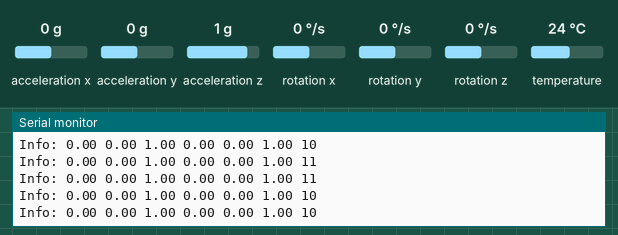
Simulated run of this sketch. Board: Arduino Uno, built with avr-gcc and run on an emulated ATmega328P. Parts: the last lines printed to the serial monitor. Wiring (inferred from the names in the program): MPU-6050 motion sensor at I2C address 0x68. The test bench sets the inputs (shaded band); at power-on: acceleration x 0 g, acceleration y 0 g, acceleration z 1 g, rotation x 0 °/s, rotation y 0 °/s, rotation z 0 °/s, temperature 24 °C.

Above: at 1.8 s.
1.9 s: acceleration x set to -0.2 g
At 2.8 s:
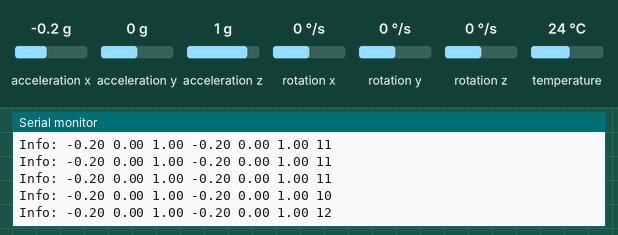
4.9 s: acceleration y set to -0.2 g
At 5.7 s:
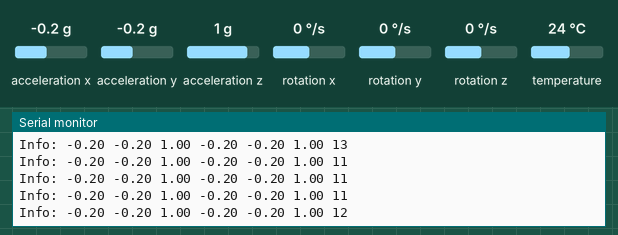
7.9 s: acceleration z set to 0.1 g
At 8.8 s:
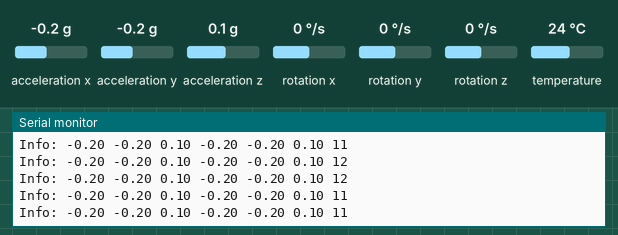
10.9 s: acceleration z set to -0.2 g
At 11.6 s:
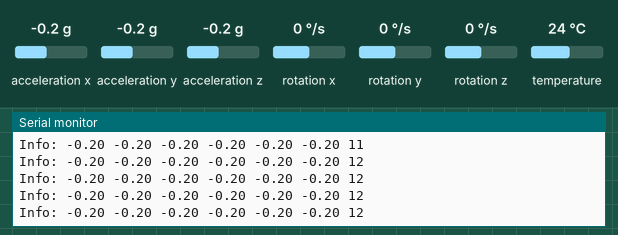
Timing chart, 0 to 13.9 s (numbered marks = the images above; inputs shaded):
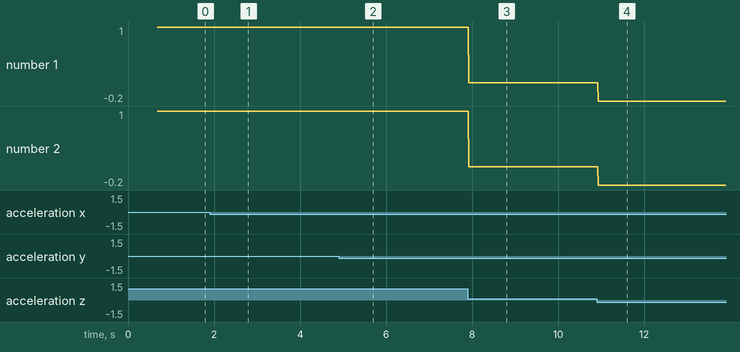

Measured:
- after the input at 1.9 s, the serial monitor: prints a new line at once (image 1)
- after the input at 4.9 s, the serial monitor: prints a new line at once (image 2)
- after the input at 7.9 s, the serial monitor: prints a new line at once (image 3)
- after the input at 10.9 s, the serial monitor: prints a new line at once (image 4)
- plotted number 1: 1 → 0.1 after the input at 7.9 s
- plotted number 2: 1 → 0.1 after the input at 7.9 s

The sketch:

IMU.ino
```cpp
#include "IMU.h"
#include <Wire.h>

#define BAUDRATE (38400)
#define COMPLIMENTARY_FILTER_TIME_CONSTANT (0.8f) //Not calculated just a guess from online research

IMU imu;

void(* resetFunc) (void) = 0;

void setup()
{
    Serial.begin(BAUDRATE);
    Wire.begin();

    if(!imu.Initialize(COMPLIMENTARY_FILTER_TIME_CONSTANT))
    {
        Serial.println("IMU Initialization Failure");
        resetFunc();
    }
}

void loop()
{
    if(imu.Update())
    {
        //Serial.print("Info: "); Serial.print(imu.GetYaw()); Serial.print(" "); Serial.print(imu.GetPitch()); Serial.print(" "); Serial.println(imu.GetRoll());
        Serial.print("Info: "); Serial.print(imu.GetAccelX()); Serial.print(" "); Serial.print(imu.GetAccelY()); Serial.print(" "); Serial.print(imu.GetAccelZ()); Serial.print(" ");
        Serial.print(imu.GetFilteredAccelX()); Serial.print(" "); Serial.print(imu.GetFilteredAccelY()); Serial.print(" "); Serial.print(imu.GetFilteredAccelZ()); Serial.print(" ");
        Serial.println(imu.GetDeltaT());
    }
}
```

IMU.h
```cpp
// (licence header left out)
 /*
 IMPORTANT and TODO: The fastest a single IMU can output raw data is at 200 Hz. This may be sufficient
 and likely not to be fixed. But keep in mind that that the data rate at post processing will always
 be less than 200 Hz.
 */
 #include <stdint.h>

 class IMU {
    public:
        IMU();

        int Initialize(float timeConstant); //return true for success. Program should be halted or throw an error upon failure.
        int Initialize(float timeConstant, uint8_t address);
        int Update();

        float GetQuaternion0();
        float GetQuaternion1();
        float GetQuaternion2();
        float GetQuaternion3();
        float GetAccelX();
        float GetAccelY();
        float GetAccelZ();
        float GetFilteredAccelX();
        float GetFilteredAccelY();
        float GetFilteredAccelZ();
        float GetGyroX();
        float GetGyroY();
        float GetGyroZ();
        float GetYaw();
        float GetPitch();
        float GetRoll();
        uint32_t GetDeltaT();

    private:

        int8_t _address; //I2C device's address
        float _yaw, _pitch, _roll; //orientation angle in degrees
        int16_t _accelCount[3];  // Stores the 16-bit signed accelerometer sensor output
        float _a[3];       // Stores the real accel value in g's
        float _aPrevious[3];
        float _aFiltered[3];
        int16_t _gyroCount[3];   // Stores the 16-bit signed gyro sensor output
        float _gx, _gy, _gz;       // Stores the real gyro value in degrees per seconds
        float _gyroBias[3] = {0, 0, 0};
        float _accelBias[3] = {0, 0, 0}; // Bias corrections for gyro and accelerometer
        int16_t _tempCount;   // Stores the real internal chip temperature in degrees Celsius
        float _temperature;
        float _aRes, _gRes; // scale resolutions per LSB for the sensors
        int _Gscale;
        int _Ascale;

        // parameters for 6 DoF sensor fusion calculations
        float _GyroMeasError;     // gyroscope measurement error in rads/s (start at 60 deg/s), then reduce after ~10 s to 3
        float _beta;  // compute beta
        float _GyroMeasDrift;      // gyroscope measurement drift in rad/s/s (start at 0.0 deg/s/s)
        float _zeta;  // compute zeta, the other free parameter in the Madgwick scheme usually set to a small or zero value
        float _q[4];            // vector to hold quaternion
        uint32_t _deltat;
        uint32_t _before;
        uint32_t _time;
        float _time_constant;

        void MadgwickSensorFusionAlgorithm(float ax, float ay, float az, float gx, float gy, float gz);
        void RemoveGravity();

        void initMPU6050();
        void calibrateMPU6050(float * dest1, float * dest2);
        void MPU6050SelfTest(float * destination);

        void readAccelData(int16_t * destination);
        void readGyroData(int16_t * destination);
        int16_t readTempData();
        void getGres();
        void getAres();
        void writeByte(uint8_t address, uint8_t subAddress, uint8_t data);
        uint8_t readByte(uint8_t address, uint8_t subAddress);
        void readBytes(uint8_t address, uint8_t subAddress, uint8_t count, uint8_t * dest);
};
```

Source omitted: IMU.cpp (37613 bytes)
